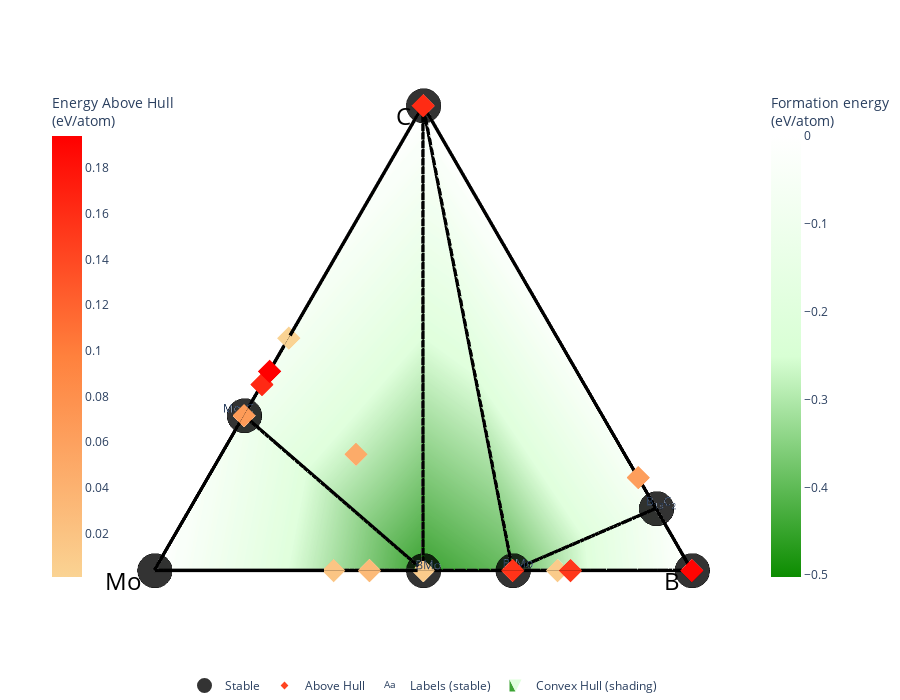

Source (notebook cell):
### Code cell
entries = mpr.get_entries_in_chemsys(['Mo', 'B', 'C'])

#With entries, you can do many sophisticated analyses, 
#like creating phase diagrams.
pd = PhaseDiagram(entries)
plotter = PDPlotter(pd)
plotter.show()

### Figure 1 — Plotly figure (JSON) as saved in the notebook; plotly's stock layout.template omitted (floating-point values rounded to 4 significant figures)
{"data": [{"hoverinfo": "none", "line": {"color": "rgba(0,0,0,1.0)", "width": 7}, "mode": "lines", "showlegend": false, "type": "scatter3d", "x": [0.2887, 0.866, null, 0.2887, 0, null, 0.1155, 0, null, 0, 0, null, 0, 0, null, 0, 0.1155, null, 0.2887, 0, null, 0, 0.866, null, 0, 0, null, 0.1155, 0.866, null, 0, 0.866, null], "y": [0.8333, 0.5, null, 0.8333, 0.5, null, 0.06667, 0, null, 0.3333, 0, null, 0.5, 1, null, 0.3333, 0.06667, null, 0.8333, 1, null, 0.5, 0.5, null, 0.5, 0.3333, null, 0.06667, 0.5, null, 0.3333, 0.5, null], "z": [-0.1132, 0, null, -0.1132, -0.5021, null, -0.07104, 0, null, -0.4317, 0, null, -0.5021, 0, null, -0.4317, -0.07104, null, -0.1132, 0, null, -0.5021, 0, null, -0.5021, -0.4317, null, -0.07104, 0, null, -0.4317, 0, null]}, {"hoverinfo": "none", "line": {"color": "rgba (0, 0, 0, 0.4)", "dash": "solid", "width": 1}, "mode": "lines", "showlegend": false, "type": "scatter3d", "x": [0.866, 0, null, 0.866, 0, null, 0.866, 0, null, 0.866, 0, null, 0, 0, null, 0, 0, null, 0.866, 0.866, null, 0, 0, null, 0, 0, null], "y": [0.5, 1, null, 0.5, 1, null, 0.5, 0, null, 0.5, 0, null, 1, 0, null, 1, 0, null, 0.5, 0.5, null, 1, 1, null, 0, 0, null], "z": [0, 0, null, -0.5021, -0.5021, null, 0, 0, null, -0.5021, -0.5021, null, 0, 0, null, -0.5021, -0.5021, null, 0, -0.5021, null, 0, -0.5021, null, 0, -0.5021, null]}, {"colorbar": {"len": 0.75, "title": {"text": "Formation energy<br>(eV/atom)"}, "x": 0.9}, "colorscale": [[0, "#0c8c00"], [0.5, "#d8ffd4"], [1, "#ffffff"]], "flatshading": true, "hoverinfo": "none", "i": [2, 2, 2, 5, 5], "intensity": [-0.08384, -0.1132, -0.5021, -0.3165, -0.2455, -0.4317, -0.3703, -0.3137, -0.02939, -0.001066, -0.07104, -0.1404, 0, 0, 0], "j": [1, 1, 5, 10, 10], "k": [13, 12, 12, 14, 12], "lighting": {"ambient": 1, "diffuse": 0}, "name": "Convex Hull (shading)", "opacity": 0.8, "showlegend": true, "type": "mesh3d", "x": [0.433, 0.2887, 0, 0, 0.2165, 0, 0, 0, 0.1732, 0, 0.1155, 0, 0.866, 0, 0], "y": [0.75, 0.8333, 0.5, 0.6667, 0.625, 0.3333, 0.6, 0.25, 0.1, 0.2, 0.06667, 0.2258, 0.5, 1, 0], "z": [-0.08384, -0.1132, -0.5021, -0.3165, -0.2455, -0.4317, -0.3703, -0.3137, -0.02939, -0.001066, -0.07104, -0.1404, 0, 0, 0]}, {"hoverinfo": "skip", "mode": "text", "name": "Labels (stable)", "opacity": 1, "showlegend": true, "text": ["Mo<sub>2</sub>C", "BMo", "B<sub>1</sub><sub>3</sub>C<sub>2</sub>", "B<sub>2</sub>Mo"], "textposition": ["middle center", "middle center", "middle center", "middle center"], "type": "scatter3d", "visible": true, "x": [0.2987, 0.01, 0.1255, 0.01], "y": [0.8433, 0.49, 0.05667, 0.3233], "z": [-0.06298, -0.4519, -0.02083, -0.3815]}, {"hoverinfo": "text", "hoverlabel": {"font": {"size": 14}}, "hovertext": ["C (mp-611448) <br> 0.143 eV/atom (+0.143 eV/atom)", "C (mp-568286) <br> 0.006 eV/atom (+0.006 eV/atom)", "C (mp-569416) <br> 0.029 eV/atom (+0.029 eV/atom)", "C (mp-568806) <br> 0.01 eV/atom (+0.01 eV/atom)", "C (mp-606949) <br> 0.008 eV/atom (+0.008 eV/atom)", "C (mp-611426) <br> 0.146 eV/atom (+0.146 eV/atom)", "C (mp-616440) <br> 0.141 eV/atom (+0.141 eV/atom)", "C (mp-1040425) <br> 0.008 eV/atom (+0.008 eV/atom)", "C (mp-937760) <br> 0.004 eV/atom (+0.004 eV/atom)", "C (mp-990448) <br> 0.008 eV/atom (+0.008 eV/atom)", "C (mp-1096869) <br> 0.116 eV/atom (+0.116 eV/atom)", "C (mp-66) <br> 0.136 eV/atom (+0.136 eV/atom)", "C (mp-997182) <br> 0.008 eV/atom (+0.008 eV/atom)", "C (mp-47) <br> 0.162 eV/atom (+0.162 eV/atom)", "C (mp-569517) <br> 0.145 eV/atom (+0.145 eV/atom)", "C (mp-169) <br> 0.001 eV/atom (+0.001 eV/atom)", "C (mp-568363) <br> 0.006 eV/atom (+0.006 eV/atom)", "C (mp-569567) <br> 0.144 eV/atom (+0.144 eV/atom)", "C (mp-48) <br> 0.006 eV/atom (+0.006 eV/atom)", "C (mp-632329) <br> 0.012 eV/atom (+0.012 eV/atom)", "C (mp-990424) <br> 0.008 eV/atom (+0.008 eV/atom)", "MoC (mp-2305) <br> -0.084 eV/atom (+0.001 eV/atom)", "Mo<sub>2</sub>C (mp-1221498) <br> -0.047 eV/atom (+0.067 eV/atom)", "Mo<sub>3</sub>C<sub>2</sub> (mp-1221489) <br> 0.061 eV/atom (+0.163 eV/atom)", "Mo<sub>3</sub>C<sub>2</sub> (mp-1221473) <br> 0.031 eV/atom (+0.133 eV/atom)", "Mo<sub>4</sub>C<sub>3</sub> (mp-1221488) <br> 0.097 eV/atom (+0.194 eV/atom)", "B (mp-1193675) <br> 0.027 eV/atom (+0.027 eV/atom)", "B (mp-161) <br> 0.027 eV/atom (+0.027 eV/atom)", "B (mp-1228790) <br> 0.191 eV/atom (+0.191 eV/atom)", "B (mp-22046) <br> 0.098 eV/atom (+0.098 eV/atom)", "B (mp-570316) <br> 0.155 eV/atom (+0.155 eV/atom)", "BMo (mp-999198) <br> -0.492 eV/atom (+0.01 eV/atom)", "BMo<sub>2</sub> (mp-2501) <br> -0.317 eV/atom (+0.018 eV/atom)", "BMo<sub>2</sub>C (mp-4472) <br> -0.245 eV/atom (+0.048 eV/atom)", "B<sub>2</sub>Mo (mp-960) <br> -0.276 eV/atom (+0.156 eV/atom)", "B<sub>2</sub>Mo<sub>3</sub> (mp-1079053) <br> -0.37 eV/atom (+0.031 eV/atom)", "B<sub>3</sub>Mo (mp-1080111) <br> -0.314 eV/atom (+0.01 eV/atom)", "B<sub>4</sub>C (mp-530074) <br> -0.003 eV/atom (+0.063 eV/atom)", "B<sub>4</sub>C (mp-696746) <br> -0.029 eV/atom (+0.036 eV/atom)", "B<sub>2</sub><sub>4</sub>Mo<sub>7</sub> (mp-1228730) <br> -0.14 eV/atom (+0.152 eV/atom)"], "marker": {"color": [0.143, 0.006, 0.029, 0.01, 0.008, 0.146, 0.141, 0.008, 0.004, 0.008, 0.116, 0.136, 0.008, 0.162, 0.145, 0.001, 0.006, 0.144, 0.006, 0.012, 0.008, 0.001, 0.067, 0.163, 0.133, 0.194, 0.027, 0.027, 0.191, 0.098, 0.155, 0.01, 0.018, 0.048, 0.156, 0.031, 0.01, 0.063, 0.036, 0.152], "colorbar": {"len": 0.75, "title": {"text": "Energy Above Hull<br>(eV/atom)"}, "x": 0.05}, "colorscale": [[0, "#fad393"], [0.5, "#ff813d"], [1, "#ff0000"]], "size": 6, "symbol": "diamond"}, "mode": "markers", "name": "Above Hull", "showlegend": true, "type": "scatter3d", "x": [0.866, 0.866, 0.866, 0.866, 0.866, 0.866, 0.866, 0.866, 0.866, 0.866, 0.866, 0.866, 0.866, 0.866, 0.866, 0.866, 0.866, 0.866, 0.866, 0.866, 0.866, 0.433, 0.2887, 0.3464, 0.3464, 0.3712, 0, 0, 0, 0, 0, 0, 0, 0.2165, 0, 0, 0, 0.1732, 0.1732, 0], "y": [0.5, 0.5, 0.5, 0.5, 0.5, 0.5, 0.5, 0.5, 0.5, 0.5, 0.5, 0.5, 0.5, 0.5, 0.5, 0.5, 0.5, 0.5, 0.5, 0.5, 0.5, 0.75, 0.8333, 0.8, 0.8, 0.7857, 0, 0, 0, 0, 0, 0.5, 0.6667, 0.625, 0.3333, 0.6, 0.25, 0.1, 0.1, 0.2258], "z": [0.143, 0.006, 0.029, 0.01, 0.008, 0.146, 0.141, 0.008, 0.004, 0.008, 0.116, 0.136, 0.008, 0.162, 0.145, 0.001, 0.006, 0.144, 0.006, 0.012, 0.008, -0.084, -0.047, 0.061, 0.031, 0.097, 0.027, 0.027, 0.191, 0.098, 0.155, -0.492, -0.317, -0.245, -0.276, -0.37, -0.314, -0.003, -0.029, -0.14]}, {"error_z": {"array": [0, 0, 0, 0, 0, 0, 0], "color": "darkgray", "thickness": 5, "type": "data", "width": 10}, "hoverinfo": "text", "hoverlabel": {"font": {"size": 14}}, "hovertext": ["Mo<sub>2</sub>C (mp-1552) <br> -0.113 eV/atom", "C (mp-569304) <br> 0.0 eV/atom", "BMo (mp-1890) <br> -0.502 eV/atom", "B<sub>1</sub><sub>3</sub>C<sub>2</sub> (mp-576) <br> -0.071 eV/atom", "B (mp-160) <br> 0.0 eV/atom", "B<sub>2</sub>Mo (mp-2331) <br> -0.432 eV/atom", "Mo (mp-129) <br> 0.0 eV/atom"], "marker": {"color": "black", "line": {"color": "black", "width": 3}, "opacity": 0.8, "size": 12}, "mode": "markers", "name": "Stable", "showlegend": true, "type": "scatter3d", "x": [0.2887, 0.866, 0, 0.1155, 0, 0, 0], "y": [0.8333, 0.5, 0.5, 0.06667, 0, 0.3333, 1], "z": [-0.113, 0, -0.502, -0.071, 0, -0.432, 0]}], "layout": {"autosize": true, "height": 700, "hovermode": "closest", "legend": {"orientation": "h", "traceorder": "reversed", "x": 0.5, "xanchor": "center", "y": 0, "yanchor": "top"}, "margin": {"b": 10, "l": 0, "pad": 0, "r": 0, "t": 0}, "paper_bgcolor": "rgba(0,0,0,0)", "plot_bgcolor": "rgba(0,0,0,0)", "scene": {"annotations": [{"align": "center", "font": {"color": "#000000", "size": 24}, "opacity": 1, "showarrow": false, "text": "C", "x": 0.866, "xanchor": "right", "xshift": -10, "y": 0.5, "yanchor": "auto", "yshift": -10, "z": -0.4519}, {"align": "center", "font": {"color": "#000000", "size": 24}, "opacity": 1, "showarrow": false, "text": "B", "x": 0, "xanchor": "right", "xshift": -10, "y": 0, "yanchor": "auto", "yshift": -10, "z": -0.4519}, {"align": "center", "font": {"color": "#000000", "size": 24}, "opacity": 1, "showarrow": false, "text": "Mo", "x": 0, "xanchor": "right", "xshift": -10, "y": 1, "yanchor": "auto", "yshift": -10, "z": -0.4519}, {"opacity": 0, "text": "", "x": 1, "y": 1, "z": 0}], "aspectratio": {"x": 1.7, "y": 1.7, "z": 1.2}, "camera": {"center": {"x": -0.1, "y": 0, "z": -0.15}, "eye": {"x": -0.1, "y": 0, "z": 2.5}, "projection": {"type": "orthographic"}}, "xaxis": {"autorange": true, "showaxeslabels": false, "showgrid": false, "showline": false, "showspikes": false, "showticklabels": false, "ticks": "", "visible": false, "zeroline": false}, "yaxis": {"autorange": true, "showaxeslabels": false, "showgrid": false, "showline": false, "showspikes": false, "showticklabels": false, "ticks": "", "visible": false, "zeroline": false}, "zaxis": {"autorange": true, "showaxeslabels": false, "showgrid": false, "showline": false, "showspikes": false, "showticklabels": false, "ticks": "", "visible": false, "zeroline": false}}, "showlegend": true}}
